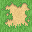

Tiled map render using the project's own tile images. Description and the whole map definition, tile-layer contents included, below:
An orthogonal 1x1 tile map with 32x32 px tiles, 1 tile layer (Tile Layer 1).

<map version="1.0" tiledversion="1.11.2" orientation="orthogonal" renderorder="right-down" width="1" height="1" tilewidth="32" tileheight="32" infinite="0" nextlayerid="2" nextobjectid="1">
 <tileset firstgid="1" source="Outdoor.tsx" />
 <layer id="1" name="Tile Layer 1" width="1" height="1">
  <data encoding="csv">
251
</data>
 </layer>
</map>
